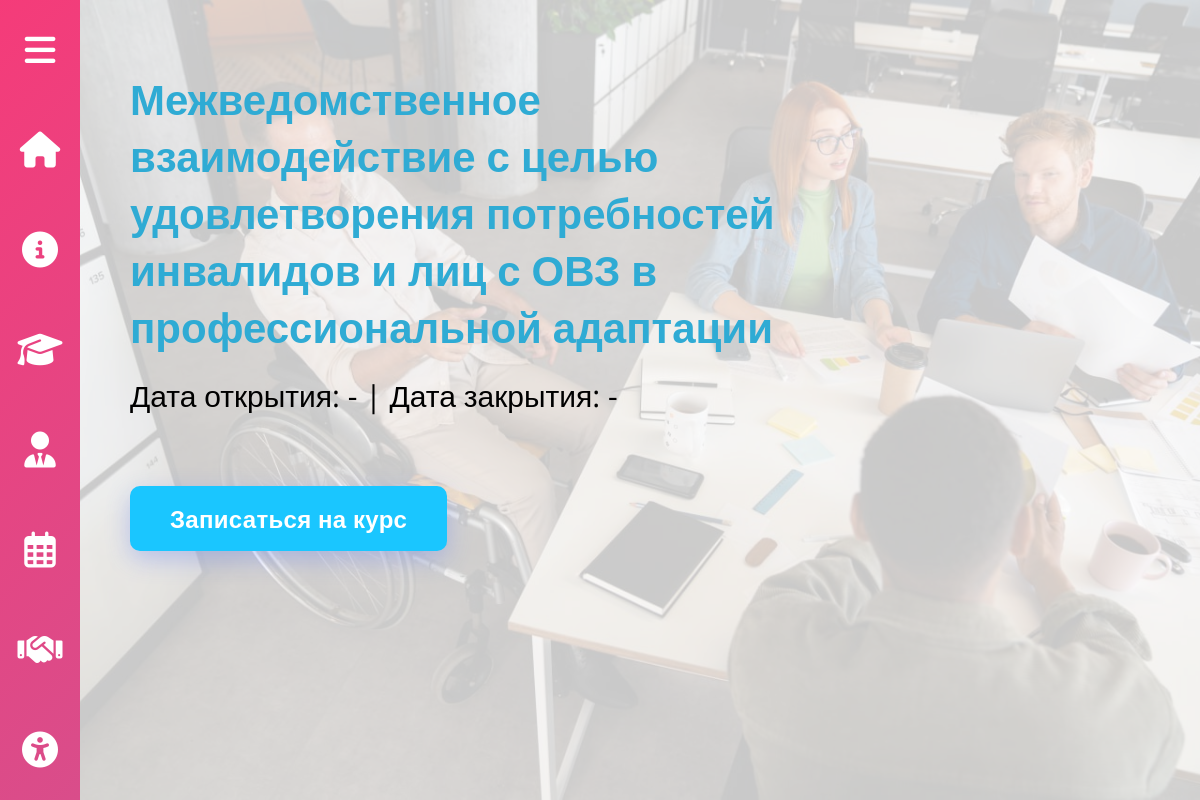
Screenshot of /course.php?id=31 with the database file from the repository.
### tables this page shows
CREATE TABLE `kursi` (
  `idkursi` int NOT NULL AUTO_INCREMENT,
  `name` varchar(500) DEFAULT NULL,
  `about` varchar(500) DEFAULT NULL,
  `image` varchar(50) NOT NULL,
  `type` enum('Базовый уровень','Продвинутый уровень','') DEFAULT NULL,
  `status` enum('закрыт','открыт') NOT NULL DEFAULT 'закрыт',
  `dateStart` varchar(20) DEFAULT '-',
  `dateClose` varchar(20) DEFAULT '-',
  `link` varchar(300) DEFAULT NULL,
  `author` int NOT NULL,
  PRIMARY KEY (`idkursi`),
  KEY `fk_authorKursi_idx` (`author`),
  CONSTRAINT `fk_authorKursi` FOREIGN KEY (`author`) REFERENCES `users` (`idUsers`)
);

### course.php (the view, shortened to what this page needs)
<?php
	include_once ('php/connectdb.php');
	$page = $_GET['id'];
?>
<!DOCTYPE html>
<html>
<head>
	<link rel="stylesheet" type="text/css" href="styles/origin.css">
	<link rel="stylesheet" type="text/css" href="styles/header.css">
	<link rel="stylesheet" type="text/css" href="styles/homepage.css">
	<link rel="stylesheet" type="text/css" href="styles/course.css">
</head>
<body>
	<header>
		<nav class="nav-menu">
			<ul>
				<li class="btn-bars" id="btnBars">
					<div class="for-ico">
						<i class="fa-solid fa-bars myicoBars"></i>
					</div>
				</li>
				<li>
					<a href="index">
						<div class="for-ico">
							<i class="fa-solid fa-house myico"></i>
						</div>
					</a>
				</li>
				<li>
					<a href="index#basicInformation" onclick="window.scrollTo(0,0);">
						<div class="for-ico">
							<i class="fa-solid fa-circle-info myico1"></i>
						</div>
					</a>
				</li>
				<li>
					<a href="index#education" onclick="window.scrollTo(0,0);">
						<div class="for-ico">
							<i class="fa-solid fa-graduation-cap myico2"></i>
						</div>
					</a>
				</li>
				<li>
					<a href="index#careerGuidance" onclick="window.scrollTo(0,0);">
						<div class="for-ico">
							<i class="fa-solid fa-user-tie myico3"></i>
						</div>
					</a>
				</li>
				<li>
					<a href="events" onclick="window.scrollTo(0,0);">
						<div class="for-ico">
							<i class="fa-regular fa-calendar-days myico4"></i>
						</div>
					</a>
				</li>
				<li>
					<a href="index#partners" onclick="window.scrollTo(0,0);">
						<div class="for-ico">
							<i class="fa-solid fa-handshake myico5"></i>
						</div>
					</a>
				</li>
				<li>
					<a href="index#accessibleEnvironment" onclick="window.scrollTo(0,0);">
						<div class="for-ico">
							<i class="fa-solid fa-universal-access myico6"></i>
						</div>
					</a>
				</li>
			</ul>
		</nav>
	</header>
			<?php
				$course = $conn->query('SELECT * FROM `kursi` WHERE `idkursi` = '.$page.'');
				foreach ($course as $row) {
					echo '
						<main style="background-image: url('.$row['image'].')">
						<div class="fade"></div>
						<div class="course-wrapper">
							<h1>'.$row['name'].'</h1>
							<p>'.$row['about'].'</p>
							<p>Дата открытия: '.$row['dateStart'].' | Дата закрытия: '.$row['dateClose'].'</p>
					';
						if ($row['status'] === 'закрыт') {
							echo '<h2>Курс закрыт</h2>';
						} else {
							echo '<a href="'.$row['link'].'">Записаться на курс</a> </div>	</main>';
						}
				}
			?>
</body>
</html>

### styles/origin.css (style rules this page uses)
* { margin: 0; padding: 0; cursor: url('../images/cursor.cur'), auto; }
a { cursor: url('../images/cursor-pointer.cur'), pointer; }
a * { cursor: url('../images/cursor-pointer.cur'), pointer; }
html, body { position: relative; height: auto; }
body { font-family: 'Open Sans', Helvetica, Arial, sans-serif; font-weight: 300; }
main { position: relative; overflow-x: hidden; width: 100%; }

### styles/header.css (style rules this page uses)
header nav { position: fixed; z-index: 9999; display: flex; flex-direction: column; width: 400px; height: 100vh; left: -320px; background: linear-gradient(135deg, #ff3573 0%, #1ac6ff 100%); background-size: 600% 600%; animation: slidedown 1s ease, gradien 10s ease infinite; }
header nav ul { position: relative; width: 100%; height: 100%; display: flex; flex-direction: column; list-style: none; }
header nav ul li:first-child { color: #fff; font-size: 35px; }
header nav ul li { position: relative; height: 90%; }
header nav ul li a { position: relative; height: 100%; display: flex; justify-content: space-around; align-items: center; color: #fff; text-transform: uppercase; text-decoration: none; font-weight: 400; cursor: url('../images/cursor-pointer.cur'), pointer; }
.for-ico { position: absolute; right: 0; width: 80px; height: 100%; display: flex; justify-content: center; align-items: center; }
header nav ul li i { cursor: url('../images/cursor-pointer.cur'), pointer; }
header nav ul li a i { font-size: 36px; cursor: url('../images/cursor-pointer.cur'), pointer; }
.fa-solid { cursor: url('../images/cursor-pointer.cur'), pointer; }
.fa-regular { cursor: url('../images/cursor-pointer.cur'), pointer; }

### styles/course.css (style rules this page uses)
main { position: relative; z-index: 0; width: calc(100% - 80px); height: 100vh; margin-left: 80px; padding: 70px 50px; box-sizing: border-box; background-position: center; background-size: cover; }
.fade { position: absolute; width: 100%; height: 100%; background-color: #ffffffc9; top: 0; left: 0; z-index: -1; }
.course-wrapper h1 { font-size: 42px; width: 65%; color: #2fabd4; }
.course-wrapper p:last-of-type { margin-top: 20px; font-size: 30px; font-weight: 400; }
.course-wrapper a { display: inline-block; padding: 16px 40px; background: #1ac6ff; color: #ffffff; text-decoration: none; font-size: 1.5rem; font-weight: 600; border-radius: 10px; letter-spacing: 0.3px; transition: all 0.3s cubic-bezier(0.4, 0, 0.2, 1); box-shadow: 0 8px 25px rgba(74, 108, 247, 0.3); position: relative; overflow: hidden; margin-top: 70px; }

### rows the page displays
kursi: image (picture), name "Межведомственное взаимодействие с целью удовлетворения потребностей инвалидов и лиц с ОВЗ в профессиональной адаптации", dateStart "-", dateClose "-"
